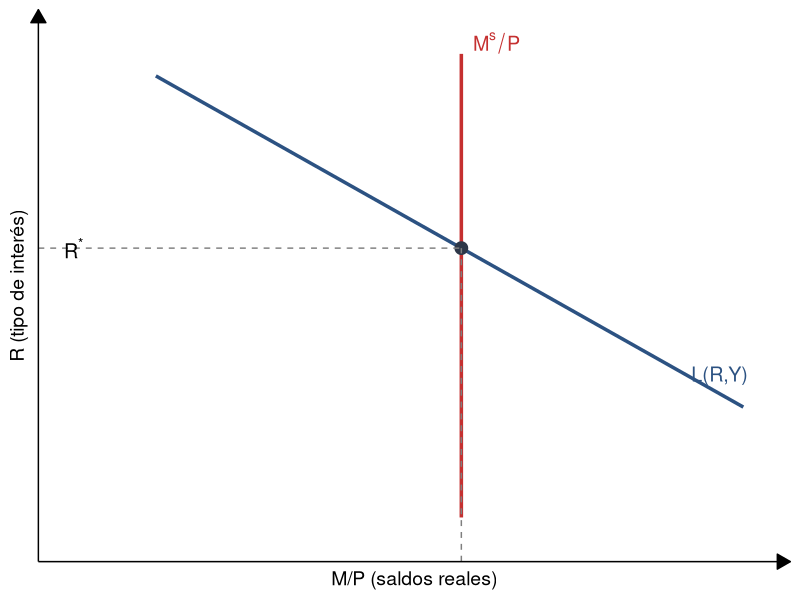

This chart was generated by the following R code:
## ---- chunk 1
#| fig-align: center
#| fig-width: 7
#| fig-height: 5

library(ggplot2)

# Money market equilibrium diagram
df_demand <- data.frame(
  x = seq(0.5, 3, length.out = 100),
  y = 2.5 - 0.6 * seq(0.5, 3, length.out = 100)
)

ggplot() +
  # Demand curve L(R,Y)
  geom_line(data = df_demand, aes(x = x, y = y), 
            color = "#2c5282", linewidth = 1.2) +
  # Supply curve Ms/P (vertical)
  geom_segment(aes(x = 1.8, xend = 1.8, y = 0.2, yend = 2.3),
               color = "#c53030", linewidth = 1.2) +
  # Equilibrium point
  geom_point(aes(x = 1.8, y = 2.5 - 0.6*1.8), size = 4, color = "#2d3748") +
  # Dashed lines to axes
  geom_segment(aes(x = 0, xend = 1.8, y = 2.5 - 0.6*1.8, yend = 2.5 - 0.6*1.8),
               linetype = "dashed", color = "gray50") +
  geom_segment(aes(x = 1.8, xend = 1.8, y = 0, yend = 2.5 - 0.6*1.8),
               linetype = "dashed", color = "gray50") +
  # Labels
  annotate("text", x = 2.9, y = 0.85, label = "L(R,Y)", size = 5, color = "#2c5282") +
  annotate("text", x = 1.95, y = 2.35, label = expression(M^s/P), size = 5, color = "#c53030") +
  annotate("text", x = 0.15, y = 2.5 - 0.6*1.8, label = expression(R^"*"), size = 5) +
  annotate("text", x = 1.8, y = -0.15, label = expression(M^s/P), size = 4) +
  # Axis labels
  labs(x = "M/P (saldos reales)", y = "R (tipo de interés)") +
  scale_x_continuous(limits = c(0, 3.2), expand = c(0, 0)) +
  scale_y_continuous(limits = c(0, 2.5), expand = c(0, 0)) +
  theme_minimal(base_size = 14) +
  theme(
    axis.title = element_text(size = 14),
    axis.text = element_blank(),
    axis.ticks = element_blank(),
    panel.grid = element_blank(),
    axis.line = element_line(color = "black", linewidth = 0.5,
                             arrow = arrow(type = "closed", length = unit(0.15, "inches")))
  )
